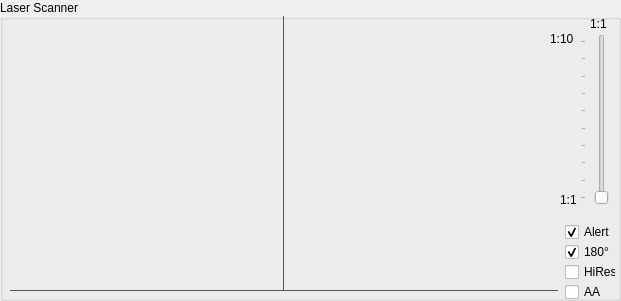
  <widget class="QGroupBox" name="groupBoxLaserScanner" >
   <property name="geometry" >
    <rect>
     <x>10</x>
     <y>0</y>
     <width>621</width>
     <height>301</height>
    </rect>
   </property>
   <property name="title" >
    <string>Laser Scanner</string>
   </property>
   <widget class="QCheckBox" name="checkBoxAngleView" >
    <property name="geometry" >
     <rect>
      <x>565</x>
      <y>244</y>
      <width>51</width>
      <height>16</height>
     </rect>
    </property>
    <property name="text" >
     <string>180°</string>
    </property>
    <property name="checked" >
     <bool>true</bool>
    </property>
   </widget>
   <widget class="QSlider" name="sliderLaserScale" >
    <property name="geometry" >
     <rect>
      <x>580</x>
      <y>34</y>
      <width>35</width>
      <height>171</height>
     </rect>
    </property>
    <property name="minimum" >
     <number>1</number>
    </property>
    <property name="maximum" >
     <number>10</number>
    </property>
    <property name="pageStep" >
     <number>1</number>
    </property>
    <property name="value" >
     <number>1</number>
    </property>
    <property name="sliderPosition" >
     <number>1</number>
    </property>
    <property name="tracking" >
     <bool>false</bool>
    </property>
    <property name="orientation" >
     <enum>Qt::Vertical</enum>
    </property>
    <property name="tickPosition" >
     <enum>QSlider::TicksAbove</enum>
    </property>
    <property name="tickInterval" >
     <number>1</number>
    </property>
   </widget>
   <widget class="QCheckBox" name="checkBoxHiResView" >
    <property name="geometry" >
     <rect>
      <x>565</x>
      <y>264</y>
      <width>51</width>
      <height>16</height>
     </rect>
    </property>
    <property name="text" >
     <string>HiRes</string>
    </property>
   </widget>
   <widget class="QLabel" name="labelLaserTop" >
    <property name="geometry" >
     <rect>
      <x>590</x>
      <y>14</y>
      <width>25</width>
      <height>20</height>
     </rect>
    </property>
    <property name="text" >
     <string>1:1</string>
    </property>
   </widget>
   <widget class="QLabel" name="label_10" >
    <property name="geometry" >
     <rect>
      <x>560</x>
      <y>190</y>
      <width>21</width>
      <height>20</height>
     </rect>
    </property>
    <property name="text" >
     <string>1:1</string>
    </property>
   </widget>
   <widget class="QLabel" name="label_11" >
    <property name="geometry" >
     <rect>
      <x>550</x>
      <y>29</y>
      <width>25</width>
      <height>20</height>
     </rect>
    </property>
    <property name="text" >
     <string>1:10</string>
    </property>
   </widget>
   <widget class="Line" name="lineLaser90" >
    <property name="geometry" >
     <rect>
      <x>283</x>
      <y>16</y>
      <width>1</width>
      <height>274</height>
     </rect>
    </property>
    <property name="palette" >
     <palette>
      <active>
       <colorrole role="WindowText" >
        <brush brushstyle="SolidPattern" >
         <color alpha="255" >
          <red>84</red>
          <green>84</green>
          <blue>84</blue>
         </color>
        </brush>
       </colorrole>
       <colorrole role="Button" >
        <brush brushstyle="SolidPattern" >
         <color alpha="255" >
          <red>84</red>
          <green>84</green>
          <blue>84</blue>
         </color>
        </brush>
       </colorrole>
       <colorrole role="Light" >
        <brush brushstyle="SolidPattern" >
         <color alpha="255" >
          <red>84</red>
          <green>84</green>
          <blue>84</blue>
         </color>
        </brush>
       </colorrole>
       <colorrole role="Midlight" >
        <brush brushstyle="SolidPattern" >
         <color alpha="255" >
          <red>84</red>
          <green>84</green>
          <blue>84</blue>
         </color>
        </brush>
       </colorrole>
       <colorrole role="Dark" >
        <brush brushstyle="SolidPattern" >
         <color alpha="255" >
          <red>84</red>
          <green>84</green>
          <blue>84</blue>
         </color>
        </brush>
       </colorrole>
       <colorrole role="Mid" >
        <brush brushstyle="SolidPattern" >
         <color alpha="255" >
          <red>84</red>
          <green>84</green>
          <blue>84</blue>
         </color>
        </brush>
       </colorrole>
       <colorrole role="Text" >
        <brush brushstyle="SolidPattern" >
         <color alpha="255" >
          <red>84</red>
          <green>84</green>
          <blue>84</blue>
         </color>
        </brush>
       </colorrole>
       <colorrole role="BrightText" >
        <brush brushstyle="SolidPattern" >
         <color alpha="255" >
          <red>0</red>
          <green>0</green>
          <blue>0</blue>
         </color>
        </brush>
       </colorrole>
       <colorrole role="ButtonText" >
        <brush brushstyle="SolidPattern" >
         <color alpha="255" >
          <red>0</red>
          <green>0</green>
          <blue>0</blue>
         </color>
        </brush>
       </colorrole>
       <colorrole role="Base" >
        <brush brushstyle="SolidPattern" >
         <color alpha="255" >
          <red>84</red>
          <green>84</green>
          <blue>84</blue>
         </color>
        </brush>
       </colorrole>
       <colorrole role="Window" >
        <brush brushstyle="SolidPattern" >
         <color alpha="255" >
          <red>84</red>
          <green>84</green>
          <blue>84</blue>
         </color>
        </brush>
       </colorrole>
       <colorrole role="Shadow" >
        <brush brushstyle="SolidPattern" >
         <color alpha="255" >
          <red>84</red>
          <green>84</green>
          <blue>84</blue>
         </color>
        </brush>
       </colorrole>
       <colorrole role="Highlight" >
        <brush brushstyle="SolidPattern" >
         <color alpha="255" >
          <red>84</red>
          <green>84</green>
          <blue>84</blue>
         </color>
        </brush>
       </colorrole>
       <colorrole role="AlternateBase" >
        <brush brushstyle="SolidPattern" >
         <color alpha="255" >
          <red>84</red>
          <green>84</green>
          <blue>84</blue>
         </color>
        </brush>
       </colorrole>
      </active>
      <inactive>
       <colorrole role="WindowText" >
        <brush brushstyle="SolidPattern" >
         <color alpha="255" >
          <red>84</red>
          <green>84</green>
          <blue>84</blue>
         </color>
        </brush>
       </colorrole>
       <colorrole role="Button" >
        <brush brushstyle="SolidPattern" >
         <color alpha="255" >
          <red>84</red>
          <green>84</green>
          <blue>84</blue>
         </color>
        </brush>
       </colorrole>
       <colorrole role="Light" >
        <brush brushstyle="SolidPattern" >
         <color alpha="255" >
          <red>84</red>
          <green>84</green>
          <blue>84</blue>
         </color>
        </brush>
       </colorrole>
       <colorrole role="Midlight" >
        <brush brushstyle="SolidPattern" >
         <color alpha="255" >
          <red>84</red>
          <green>84</green>
          <blue>84</blue>
         </color>
        </brush>
       </colorrole>
       <colorrole role="Dark" >
        <brush brushstyle="SolidPattern" >
         <color alpha="255" >
          <red>84</red>
          <green>84</green>
          <blue>84</blue>
         </color>
        </brush>
       </colorrole>
       <colorrole role="Mid" >
        <brush brushstyle="SolidPattern" >
         <color alpha="255" >
          <red>84</red>
          <green>84</green>
          <blue>84</blue>
         </color>
        </brush>
       </colorrole>
       <colorrole role="Text" >
        <brush brushstyle="SolidPattern" >
         <color alpha="255" >
          <red>84</red>
          <green>84</green>
          <blue>84</blue>
         </color>
        </brush>
       </colorrole>
       <colorrole role="BrightText" >
        <brush brushstyle="SolidPattern" >
         <color alpha="255" >
          <red>0</red>
          <green>0</green>
          <blue>0</blue>
         </color>
        </brush>
       </colorrole>
       <colorrole role="ButtonText" >
        <brush brushstyle="SolidPattern" >
         <color alpha="255" >
          <red>0</red>
          <green>0</green>
          <blue>0</blue>
         </color>
        </brush>
       </colorrole>
       <colorrole role="Base" >
        <brush brushstyle="SolidPattern" >
         <color alpha="255" >
          <red>84</red>
          <green>84</green>
          <blue>84</blue>
         </color>
        </brush>
       </colorrole>
       <colorrole role="Window" >
        <brush brushstyle="SolidPattern" >
         <color alpha="255" >
          <red>84</red>
          <green>84</green>
          <blue>84</blue>
         </color>
        </brush>
       </colorrole>
       <colorrole role="Shadow" >
        <brush brushstyle="SolidPattern" >
         <color alpha="255" >
          <red>84</red>
          <green>84</green>
          <blue>84</blue>
         </color>
        </brush>
       </colorrole>
       <colorrole role="Highlight" >
        <brush brushstyle="SolidPattern" >
         <color alpha="255" >
          <red>84</red>
          <green>84</green>
          <blue>84</blue>
         </color>
        </brush>
       </colorrole>
       <colorrole role="AlternateBase" >
        <brush brushstyle="SolidPattern" >
         <color alpha="255" >
          <red>84</red>
          <green>84</green>
          <blue>84</blue>
         </color>
        </brush>
       </colorrole>
      </inactive>
      <disabled>
       <colorrole role="WindowText" >
        <brush brushstyle="SolidPattern" >
         <color alpha="255" >
          <red>84</red>
          <green>84</green>
          <blue>84</blue>
         </color>
        </brush>
       </colorrole>
       <colorrole role="Button" >
        <brush brushstyle="SolidPattern" >
         <color alpha="255" >
          <red>84</red>
          <green>84</green>
          <blue>84</blue>
         </color>
        </brush>
       </colorrole>
       <colorrole role="Light" >
        <brush brushstyle="SolidPattern" >
         <color alpha="255" >
          <red>84</red>
          <green>84</green>
          <blue>84</blue>
         </color>
        </brush>
       </colorrole>
       <colorrole role="Midlight" >
        <brush brushstyle="SolidPattern" >
         <color alpha="255" >
          <red>84</red>
          <green>84</green>
          <blue>84</blue>
         </color>
        </brush>
       </colorrole>
       <colorrole role="Dark" >
        <brush brushstyle="SolidPattern" >
         <color alpha="255" >
          <red>84</red>
          <green>84</green>
          <blue>84</blue>
         </color>
        </brush>
       </colorrole>
       <colorrole role="Mid" >
        <brush brushstyle="SolidPattern" >
         <color alpha="255" >
          <red>84</red>
          <green>84</green>
          <blue>84</blue>
         </color>
        </brush>
       </colorrole>
       <colorrole role="Text" >
        <brush brushstyle="SolidPattern" >
         <color alpha="255" >
          <red>84</red>
          <green>84</green>
          <blue>84</blue>
         </color>
        </brush>
       </colorrole>
       <colorrole role="BrightText" >
        <brush brushstyle="SolidPattern" >
         <color alpha="255" >
          <red>84</red>
          <green>84</green>
          <blue>84</blue>
         </color>
        </brush>
       </colorrole>
       <colorrole role="ButtonText" >
        <brush brushstyle="SolidPattern" >
         <color alpha="255" >
          <red>84</red>
          <green>84</green>
          <blue>84</blue>
         </color>
        </brush>
       </colorrole>
       <colorrole role="Base" >
        <brush brushstyle="SolidPattern" >
         <color alpha="255" >
          <red>84</red>
          <green>84</green>
          <blue>84</blue>
         </color>
        </brush>
       </colorrole>
       <colorrole role="Window" >
        <brush brushstyle="SolidPattern" >
         <color alpha="255" >
          <red>84</red>
          <green>84</green>
          <blue>84</blue>
         </color>
        </brush>
       </colorrole>
       <colorrole role="Shadow" >
        <brush brushstyle="SolidPattern" >
         <color alpha="255" >
          <red>84</red>
          <green>84</green>
          <blue>84</blue>
         </color>
        </brush>
       </colorrole>
       <colorrole role="Highlight" >
        <brush brushstyle="SolidPattern" >
         <color alpha="255" >
          <red>84</red>
          <green>84</green>
          <blue>84</blue>
         </color>
        </brush>
       </colorrole>
       <colorrole role="AlternateBase" >
        <brush brushstyle="SolidPattern" >
         <color alpha="255" >
          <red>84</red>
          <green>84</green>
          <blue>84</blue>
         </color>
        </brush>
       </colorrole>
      </disabled>
     </palette>
    </property>
    <property name="autoFillBackground" >
     <bool>true</bool>
    </property>
    <property name="frameShadow" >
     <enum>QFrame::Plain</enum>
    </property>
    <property name="lineWidth" >
     <number>1</number>
    </property>
    <property name="orientation" >
     <enum>Qt::Vertical</enum>
    </property>
   </widget>
   <widget class="Line" name="lineLaser0" >
    <property name="geometry" >
     <rect>
      <x>10</x>
      <y>290</y>
      <width>548</width>
      <height>1</height>
     </rect>
    </property>
    <property name="palette" >
     <palette>
      <active>
       <colorrole role="WindowText" >
        <brush brushstyle="SolidPattern" >
         <color alpha="255" >
          <red>84</red>
          <green>84</green>
          <blue>84</blue>
         </color>
        </brush>
       </colorrole>
       <colorrole role="Button" >
        <brush brushstyle="SolidPattern" >
         <color alpha="255" >
          <red>84</red>
          <green>84</green>
          <blue>84</blue>
         </color>
        </brush>
       </colorrole>
       <colorrole role="Light" >
        <brush brushstyle="SolidPattern" >
         <color alpha="255" >
          <red>84</red>
          <green>84</green>
          <blue>84</blue>
         </color>
        </brush>
       </colorrole>
       <colorrole role="Midlight" >
        <brush brushstyle="SolidPattern" >
         <color alpha="255" >
          <red>84</red>
          <green>84</green>
          <blue>84</blue>
         </color>
        </brush>
       </colorrole>
       <colorrole role="Dark" >
        <brush brushstyle="SolidPattern" >
         <color alpha="255" >
          <red>84</red>
          <green>84</green>
          <blue>84</blue>
         </color>
        </brush>
       </colorrole>
       <colorrole role="Mid" >
        <brush brushstyle="SolidPattern" >
         <color alpha="255" >
          <red>84</red>
          <green>84</green>
          <blue>84</blue>
         </color>
        </brush>
       </colorrole>
       <colorrole role="Text" >
        <brush brushstyle="SolidPattern" >
         <color alpha="255" >
          <red>84</red>
          <green>84</green>
          <blue>84</blue>
         </color>
        </brush>
       </colorrole>
       <colorrole role="BrightText" >
        <brush brushstyle="SolidPattern" >
         <color alpha="255" >
          <red>84</red>
          <green>84</green>
          <blue>84</blue>
         </color>
        </brush>
       </colorrole>
       <colorrole role="ButtonText" >
        <brush brushstyle="SolidPattern" >
         <color alpha="255" >
          <red>84</red>
          <green>84</green>
          <blue>84</blue>
         </color>
        </brush>
       </colorrole>
       <colorrole role="Base" >
        <brush brushstyle="SolidPattern" >
         <color alpha="255" >
          <red>84</red>
          <green>84</green>
          <blue>84</blue>
         </color>
        </brush>
       </colorrole>
       <colorrole role="Window" >
        <brush brushstyle="SolidPattern" >
         <color alpha="255" >
          <red>84</red>
          <green>84</green>
          <blue>84</blue>
         </color>
        </brush>
       </colorrole>
       <colorrole role="AlternateBase" >
        <brush brushstyle="SolidPattern" >
         <color alpha="255" >
          <red>84</red>
          <green>84</green>
          <blue>84</blue>
         </color>
        </brush>
       </colorrole>
      </active>
      <inactive>
       <colorrole role="WindowText" >
        <brush brushstyle="SolidPattern" >
         <color alpha="255" >
          <red>84</red>
          <green>84</green>
          <blue>84</blue>
         </color>
        </brush>
       </colorrole>
       <colorrole role="Button" >
        <brush brushstyle="SolidPattern" >
         <color alpha="255" >
          <red>84</red>
          <green>84</green>
          <blue>84</blue>
         </color>
        </brush>
       </colorrole>
       <colorrole role="Light" >
        <brush brushstyle="SolidPattern" >
         <color alpha="255" >
          <red>84</red>
          <green>84</green>
          <blue>84</blue>
         </color>
        </brush>
       </colorrole>
       <colorrole role="Midlight" >
        <brush brushstyle="SolidPattern" >
         <color alpha="255" >
          <red>84</red>
          <green>84</green>
          <blue>84</blue>
         </color>
        </brush>
       </colorrole>
       <colorrole role="Dark" >
        <brush brushstyle="SolidPattern" >
         <color alpha="255" >
          <red>84</red>
          <green>84</green>
          <blue>84</blue>
         </color>
        </brush>
       </colorrole>
       <colorrole role="Mid" >
        <brush brushstyle="SolidPattern" >
         <color alpha="255" >
          <red>84</red>
          <green>84</green>
          <blue>84</blue>
         </color>
        </brush>
       </colorrole>
       <colorrole role="Text" >
        <brush brushstyle="SolidPattern" >
         <color alpha="255" >
          <red>84</red>
          <green>84</green>
          <blue>84</blue>
         </color>
        </brush>
       </colorrole>
       <colorrole role="BrightText" >
        <brush brushstyle="SolidPattern" >
         <color alpha="255" >
          <red>84</red>
          <green>84</green>
          <blue>84</blue>
         </color>
        </brush>
       </colorrole>
       <colorrole role="ButtonText" >
        <brush brushstyle="SolidPattern" >
         <color alpha="255" >
          <red>84</red>
          <green>84</green>
          <blue>84</blue>
         </color>
        </brush>
       </colorrole>
       <colorrole role="Base" >
        <brush brushstyle="SolidPattern" >
         <color alpha="255" >
          <red>84</red>
          <green>84</green>
          <blue>84</blue>
         </color>
        </brush>
       </colorrole>
       <colorrole role="Window" >
        <brush brushstyle="SolidPattern" >
         <color alpha="255" >
          <red>84</red>
          <green>84</green>
          <blue>84</blue>
         </color>
        </brush>
       </colorrole>
       <colorrole role="AlternateBase" >
        <brush brushstyle="SolidPattern" >
         <color alpha="255" >
          <red>84</red>
          <green>84</green>
          <blue>84</blue>
         </color>
        </brush>
       </colorrole>
      </inactive>
      <disabled>
       <colorrole role="WindowText" >
        <brush brushstyle="SolidPattern" >
         <color alpha="255" >
          <red>84</red>
          <green>84</green>
          <blue>84</blue>
         </color>
        </brush>
       </colorrole>
       <colorrole role="Button" >
        <brush brushstyle="SolidPattern" >
         <color alpha="255" >
          <red>84</red>
          <green>84</green>
          <blue>84</blue>
         </color>
        </brush>
       </colorrole>
       <colorrole role="Light" >
        <brush brushstyle="SolidPattern" >
         <color alpha="255" >
          <red>84</red>
          <green>84</green>
          <blue>84</blue>
         </color>
        </brush>
       </colorrole>
       <colorrole role="Midlight" >
        <brush brushstyle="SolidPattern" >
         <color alpha="255" >
          <red>84</red>
          <green>84</green>
          <blue>84</blue>
         </color>
        </brush>
       </colorrole>
       <colorrole role="Dark" >
        <brush brushstyle="SolidPattern" >
         <color alpha="255" >
          <red>84</red>
          <green>84</green>
          <blue>84</blue>
         </color>
        </brush>
       </colorrole>
       <colorrole role="Mid" >
        <brush brushstyle="SolidPattern" >
         <color alpha="255" >
          <red>84</red>
          <green>84</green>
          <blue>84</blue>
         </color>
        </brush>
       </colorrole>
       <colorrole role="Text" >
        <brush brushstyle="SolidPattern" >
         <color alpha="255" >
          <red>84</red>
          <green>84</green>
          <blue>84</blue>
         </color>
        </brush>
       </colorrole>
       <colorrole role="BrightText" >
        <brush brushstyle="SolidPattern" >
         <color alpha="255" >
          <red>84</red>
          <green>84</green>
          <blue>84</blue>
         </color>
        </brush>
       </colorrole>
       <colorrole role="ButtonText" >
        <brush brushstyle="SolidPattern" >
         <color alpha="255" >
          <red>84</red>
          <green>84</green>
          <blue>84</blue>
         </color>
        </brush>
       </colorrole>
       <colorrole role="Base" >
        <brush brushstyle="SolidPattern" >
         <color alpha="255" >
          <red>84</red>
          <green>84</green>
          <blue>84</blue>
         </color>
        </brush>
       </colorrole>
       <colorrole role="Window" >
        <brush brushstyle="SolidPattern" >
         <color alpha="255" >
          <red>84</red>
          <green>84</green>
          <blue>84</blue>
         </color>
        </brush>
       </colorrole>
       <colorrole role="AlternateBase" >
        <brush brushstyle="SolidPattern" >
         <color alpha="255" >
          <red>84</red>
          <green>84</green>
          <blue>84</blue>
         </color>
        </brush>
       </colorrole>
      </disabled>
     </palette>
    </property>
    <property name="autoFillBackground" >
     <bool>true</bool>
    </property>
    <property name="frameShadow" >
     <enum>QFrame::Plain</enum>
    </property>
    <property name="lineWidth" >
     <number>1</number>
    </property>
   </widget>
   <widget class="QCheckBox" name="checkBoxLaserAlert" >
    <property name="geometry" >
     <rect>
      <x>565</x>
      <y>224</y>
      <width>51</width>
      <height>16</height>
     </rect>
    </property>
    <property name="text" >
     <string>Alert</string>
    </property>
    <property name="checked" >
     <bool>true</bool>
    </property>
   </widget>
   <widget class="QCheckBox" name="checkBoxAntiAlias" >
    <property name="geometry" >
     <rect>
      <x>565</x>
      <y>284</y>
      <width>51</width>
      <height>16</height>
     </rect>
    </property>
    <property name="toolTip" >
     <string>AntiAlias</string>
    </property>
    <property name="text" >
     <string>AA</string>
    </property>
   </widget>
  </widget>
